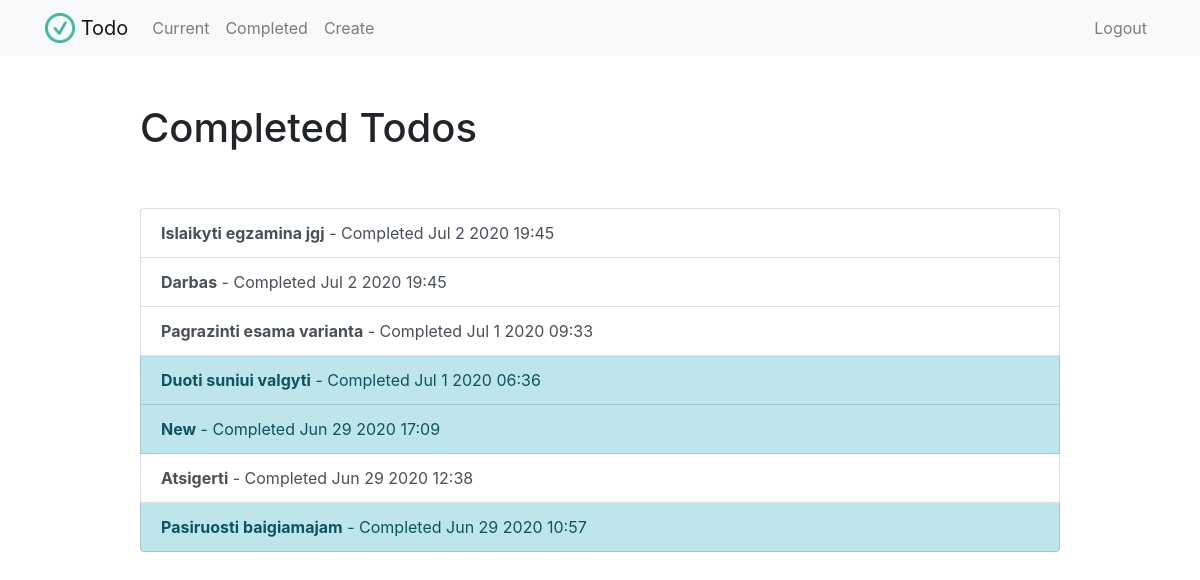
The app's page /completed/ (signed in) with its own data.
### todoo/models.py (models this page shows, shortened)
class Todo(models.Model):
    title = models.CharField(max_length=100)
    description = models.TextField(blank=True)
    created = models.DateTimeField(auto_now_add=True)
    duedate = models.DateTimeField(null=True, blank=True)
    datecompleted = models.DateTimeField(null=True, blank=True)
    urgent = models.BooleanField(default=False)
    user = models.ForeignKey(User, on_delete=models.CASCADE, null=True, blank=True)

### todoo/views.py (the view)
# urls.py: path('completed/', views.completedtodos, name='completedtodos'),
@login_required
def completedtodos(request):
    todos = Todo.objects.filter(user=request.user, datecompleted__isnull=False).order_by('-datecompleted')
    return render(request, 'todoo/completedtodos.html', {'todos':todos})

### todoo/templates/todoo/completedtodos.html
{% extends "todoo/base.html" %}
{% block content %}
    <div class="row justify-content-center mt-5">
        <div class="col-md-10">
            <h1>Completed Todos</h1>
        </div>
    </div>
    <div class="row justify-content-center mt-5">
        <div class="col-md-10">
            <div class="list-group">
                {% for todo in todos %}
                    <a href="{% url 'viewtodo' todo.id %}" class="list-group-item list-group-item-action{% if todo.urgent %} list-group-item-info{% endif %}"><b>{{ todo.title }}</b> - Completed {{ todo.datecompleted|date:'M j Y H:i' }}</a>
                {% endfor %}
            </div>
        </div>
    </div>
{% endblock %}

### todoo/templates/todoo/base.html (shortened to what this page needs)
{% load static %}
<!doctype html>
<html lang="en">
<head>
    <link rel="stylesheet" href="https://stackpath.bootstrapcdn.com/bootstrap/4.4.1/css/bootstrap.min.css">
</head>
<body>
<nav class="navbar navbar-expand-md navbar-light bg-light">
    <div class="container">
        <a class="navbar-brand" href="{% url 'home' %}">
            <img src="{% static 'todoo/logo.png' %}" width="30" height="30" class="d-inline-block align-top">
            <span>Todo</span>
        </a>
        <div class="collapse navbar-collapse" id="navbarNav">
        {% if user.is_authenticated %}
            <ul class="navbar-nav mr-auto">
                <li class="nav-item {{ current }}">
                    <a class="nav-link" href="{% url 'currenttodos' %}">Current</a>
                </li>
                <li class="nav-item {{ completed }}">
                    <a class="nav-link" href="{% url 'completedtodos' %}">Completed</a>
                </li>
                <li class="nav-item {{ create }}">
                    <a class="nav-link" href="{% url 'createtodo' %}">Create</a>
                </li>
            </ul>
        {% endif %}
        <ul class="navbar-nav ml-auto">
            {% if user.is_authenticated %}
                <li class="nav-item">
                    <a href="#" onclick="$('#signOutBtn').click()" class="nav-link">Logout</a>
                </li>
            {% endif %}
            </ul>
        </div>
    </div>
</nav>
<div class="container">
{% block content %}{% endblock %}
</div>
</body>
</html>

### records on screen
Todo: title "Islaikyti egzamina jgj", datecompleted "Jul 2 2020 19:45"
Todo: title "Darbas", datecompleted "Jul 2 2020 19:45"
Todo: title "Pagrazinti esama varianta", datecompleted "Jul 1 2020 09:33"
Todo: title "Duoti suniui valgyti", datecompleted "Jul 1 2020 06:36"
Todo: title "New", datecompleted "Jun 29 2020 17:09"
Todo: title "Atsigerti", datecompleted "Jun 29 2020 12:38"
Todo: title "Pasiruosti baigiamajam", datecompleted "Jun 29 2020 10:57"
